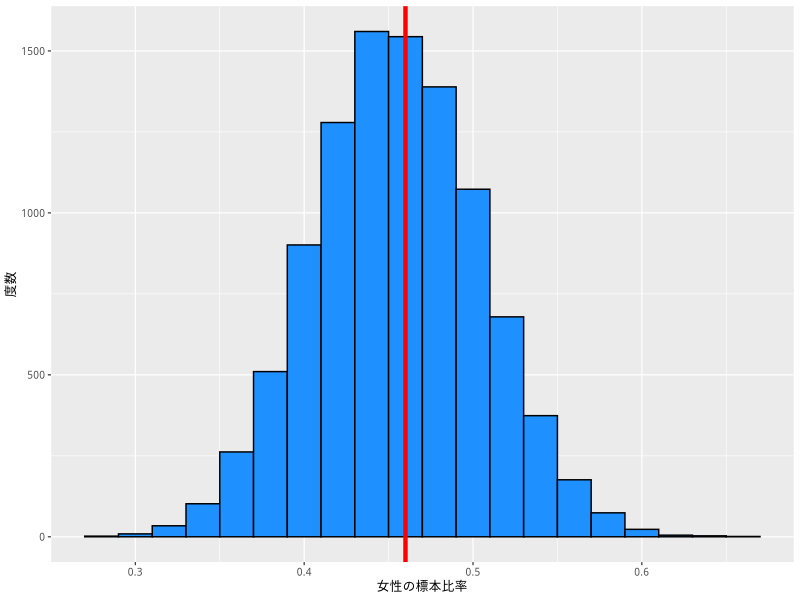

Write R code to recreate this figure.
## ---- chunk 1
#| include: false

if (knitr::is_latex_output()) {
  knitr::opts_chunk$set(dev = 'cairo_pdf')
}
## ---- chunk 2
#| echo: false
#| message:  false

library(tidyverse)
my_font <- 'HiraginoSans-W3'
theme_set(theme_gray(base_size = 9,
                     base_family = my_font))
## ---- chunk 3
pop <- rep(c('female', 'male'), c(4600, 5400))
length(pop) # 総人口
table(pop) # 男女の数
## ---- chunk 4
N <- 100
sample_1 <- sample(pop, size = N, replace = FALSE)
table(sample_1) / N
## ---- chunk 5
sample_2 <- sample(pop, size = N, replace = FALSE)
mean(sample_2 == 'female')
## ---- chunk 6
sample_3 <- sample(pop, size = N, replace = FALSE)
mean(sample_3 == 'female')
## ---- chunk 7
res_1 <- rep(NA, 1e4)
for (i in 1 : 1e4) {
  x <- sample(pop, size = N, replace = FALSE)
  res_1[i] <- mean(x == 'female')
}
## ---- chunk 8
df1 <- tibble(sample = res_1)
hist1 <- ggplot(df1, aes(x = sample)) +
  geom_histogram(binwidth = 0.02,
                 color    = 'black',
                 fill     = 'dodgerblue') +
  geom_vline(xintercept = 0.46,
             color      = 'red',
             linewidth  = 1.5) +
  labs(x = '女性の標本比率',
       y = '度数')
plot(hist1)
## ---- chunk 9
sd(res_1)
## ---- chunk 10
pi <- 0.46
pop_sd <- sqrt(pi * (1 - pi))
pop_sd / sqrt(100)
